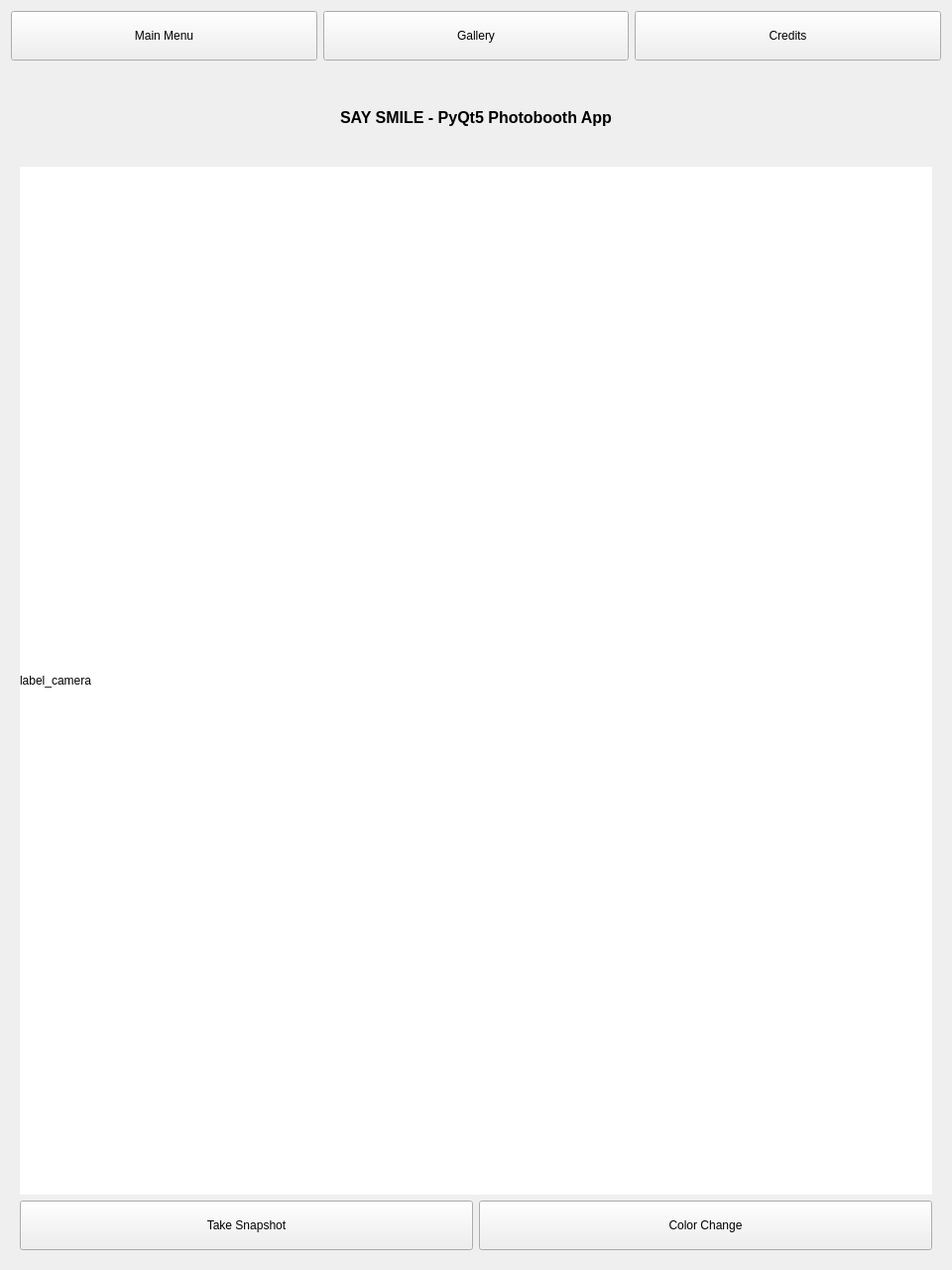
<?xml version="1.0" encoding="UTF-8"?>
<ui version="4.0">
 <class>Form</class>
 <widget class="QWidget" name="Form">
  <property name="geometry">
   <rect>
    <x>0</x>
    <y>0</y>
    <width>960</width>
    <height>1280</height>
   </rect>
  </property>
  <property name="minimumSize">
   <size>
    <width>720</width>
    <height>960</height>
   </size>
  </property>
  <property name="maximumSize">
   <size>
    <width>960</width>
    <height>1280</height>
   </size>
  </property>
  <property name="windowIcon">
   <iconset resource="resource.qrc">
    <normaloff>:/icon/icon_window.png</normaloff>:/icon/icon_window.png</iconset>
  </property>
  <layout class="QVBoxLayout" name="layout_main">
   <item>
    <layout class="QHBoxLayout" name="layout_top">
     <item>
      <widget class="QPushButton" name="button_menu">
       <property name="sizePolicy">
        <sizepolicy hsizetype="Preferred" vsizetype="Fixed">
         <horstretch>0</horstretch>
         <verstretch>0</verstretch>
        </sizepolicy>
       </property>
       <property name="minimumSize">
        <size>
         <width>0</width>
         <height>50</height>
        </size>
       </property>
       <property name="text">
        <string>Main Menu</string>
       </property>
       <property name="icon">
        <iconset resource="resource.qrc">
         <normaloff>:/icon/icon_menu.png</normaloff>:/icon/icon_menu.png</iconset>
       </property>
      </widget>
     </item>
     <item>
      <widget class="QPushButton" name="button_gallery">
       <property name="sizePolicy">
        <sizepolicy hsizetype="Preferred" vsizetype="Fixed">
         <horstretch>0</horstretch>
         <verstretch>0</verstretch>
        </sizepolicy>
       </property>
       <property name="minimumSize">
        <size>
         <width>0</width>
         <height>50</height>
        </size>
       </property>
       <property name="text">
        <string>Gallery</string>
       </property>
       <property name="icon">
        <iconset resource="resource.qrc">
         <normaloff>:/icon/icon_gallery.png</normaloff>:/icon/icon_gallery.png</iconset>
       </property>
      </widget>
     </item>
     <item>
      <widget class="QPushButton" name="button_credits">
       <property name="sizePolicy">
        <sizepolicy hsizetype="Preferred" vsizetype="Fixed">
         <horstretch>0</horstretch>
         <verstretch>0</verstretch>
        </sizepolicy>
       </property>
       <property name="minimumSize">
        <size>
         <width>0</width>
         <height>50</height>
        </size>
       </property>
       <property name="text">
        <string>Credits</string>
       </property>
       <property name="icon">
        <iconset resource="resource.qrc">
         <normaloff>:/icon/icon_credits.png</normaloff>:/icon/icon_credits.png</iconset>
       </property>
      </widget>
     </item>
    </layout>
   </item>
   <item>
    <widget class="QStackedWidget" name="stackedWidget">
     <property name="currentIndex">
      <number>0</number>
     </property>
     <widget class="QWidget" name="page1">
      <layout class="QVBoxLayout" name="layout_page1">
       <item>
        <widget class="QLabel" name="label_title">
         <property name="sizePolicy">
          <sizepolicy hsizetype="Preferred" vsizetype="Maximum">
           <horstretch>0</horstretch>
           <verstretch>0</verstretch>
          </sizepolicy>
         </property>
         <property name="maximumSize">
          <size>
           <width>16777215</width>
           <height>86</height>
          </size>
         </property>
         <property name="text">
          <string>&lt;html&gt;&lt;head/&gt;&lt;body&gt;&lt;p align=&quot;center&quot;&gt;&lt;span style=&quot; font-size:12pt; font-weight:600;&quot;&gt;SAY SMILE - PyQt5 Photobooth App&lt;/span&gt;&lt;/p&gt;&lt;/body&gt;&lt;/html&gt;</string>
         </property>
        </widget>
       </item>
       <item>
        <widget class="QLabel" name="label_camera">
         <property name="styleSheet">
          <string notr="true">background-color: rgb(255, 255, 255);</string>
         </property>
         <property name="text">
          <string>label_camera</string>
         </property>
        </widget>
       </item>
       <item>
        <layout class="QHBoxLayout" name="layout_button">
         <item>
          <widget class="QPushButton" name="button_snapshot">
           <property name="sizePolicy">
            <sizepolicy hsizetype="Preferred" vsizetype="Fixed">
             <horstretch>0</horstretch>
             <verstretch>0</verstretch>
            </sizepolicy>
           </property>
           <property name="minimumSize">
            <size>
             <width>0</width>
             <height>50</height>
            </size>
           </property>
           <property name="text">
            <string>Take Snapshot</string>
           </property>
           <property name="icon">
            <iconset resource="resource.qrc">
             <normaloff>:/icon/icon_snapshot.png</normaloff>:/icon/icon_snapshot.png</iconset>
           </property>
          </widget>
         </item>
         <item>
          <widget class="QPushButton" name="button_color">
           <property name="sizePolicy">
            <sizepolicy hsizetype="Preferred" vsizetype="Fixed">
             <horstretch>0</horstretch>
             <verstretch>0</verstretch>
            </sizepolicy>
           </property>
           <property name="minimumSize">
            <size>
             <width>0</width>
             <height>50</height>
            </size>
           </property>
           <property name="text">
            <string>Color Change</string>
           </property>
           <property name="icon">
            <iconset resource="resource.qrc">
             <normaloff>:/icon/icon_color.png</normaloff>:/icon/icon_color.png</iconset>
           </property>
          </widget>
         </item>
        </layout>
       </item>
      </layout>
     </widget>
     <widget class="QWidget" name="page2">
      <layout class="QVBoxLayout" name="page2_layout">
       <item>
        <widget class="QLabel" name="label_image">
         <property name="text">
          <string/>
         </property>
         <property name="pixmap">
          <pixmap>../../../../Users/surface/Downloads/WA.jpg</pixmap>
         </property>
         <property name="alignment">
          <set>Qt::AlignCenter</set>
         </property>
        </widget>
       </item>
      </layout>
     </widget>
     <widget class="QWidget" name="page3">
      <layout class="QVBoxLayout" name="page3_layout">
       <item>
        <widget class="QLabel" name="label_credits">
         <property name="text">
          <string>&lt;!DOCTYPE HTML PUBLIC &quot;-//W3C//DTD HTML 4.0//EN&quot; &quot;http://www.w3.org/TR/REC-html40/strict.dtd&quot;&gt;
&lt;html&gt;&lt;head&gt;&lt;meta name=&quot;qrichtext&quot; content=&quot;1&quot; /&gt;&lt;style type=&quot;text/css&quot;&gt;
p, li { white-space: pre-wrap; }
&lt;/style&gt;&lt;/head&gt;&lt;body style=&quot; font-family:'MS Shell Dlg 2'; font-size:8pt; font-weight:400; font-style:normal;&quot;&gt;
&lt;p align=&quot;center&quot; style=&quot; margin-top:12px; margin-bottom:12px; margin-left:0px; margin-right:0px; -qt-block-indent:0; text-indent:0px;&quot;&gt;Made by Dimas Adrian Mukti&lt;/p&gt;
&lt;p align=&quot;center&quot; style=&quot; margin-top:12px; margin-bottom:12px; margin-left:0px; margin-right:0px; -qt-block-indent:0; text-indent:0px;&quot;&gt;IoT Engineer Intern at Qlue Performa Indonesia&lt;/p&gt;&lt;/body&gt;&lt;/html&gt;</string>
         </property>
        </widget>
       </item>
      </layout>
     </widget>
    </widget>
   </item>
  </layout>
 </widget>
 <resources>
  <include location="resource.qrc"/>
 </resources>
 <connections/>
</ui>
